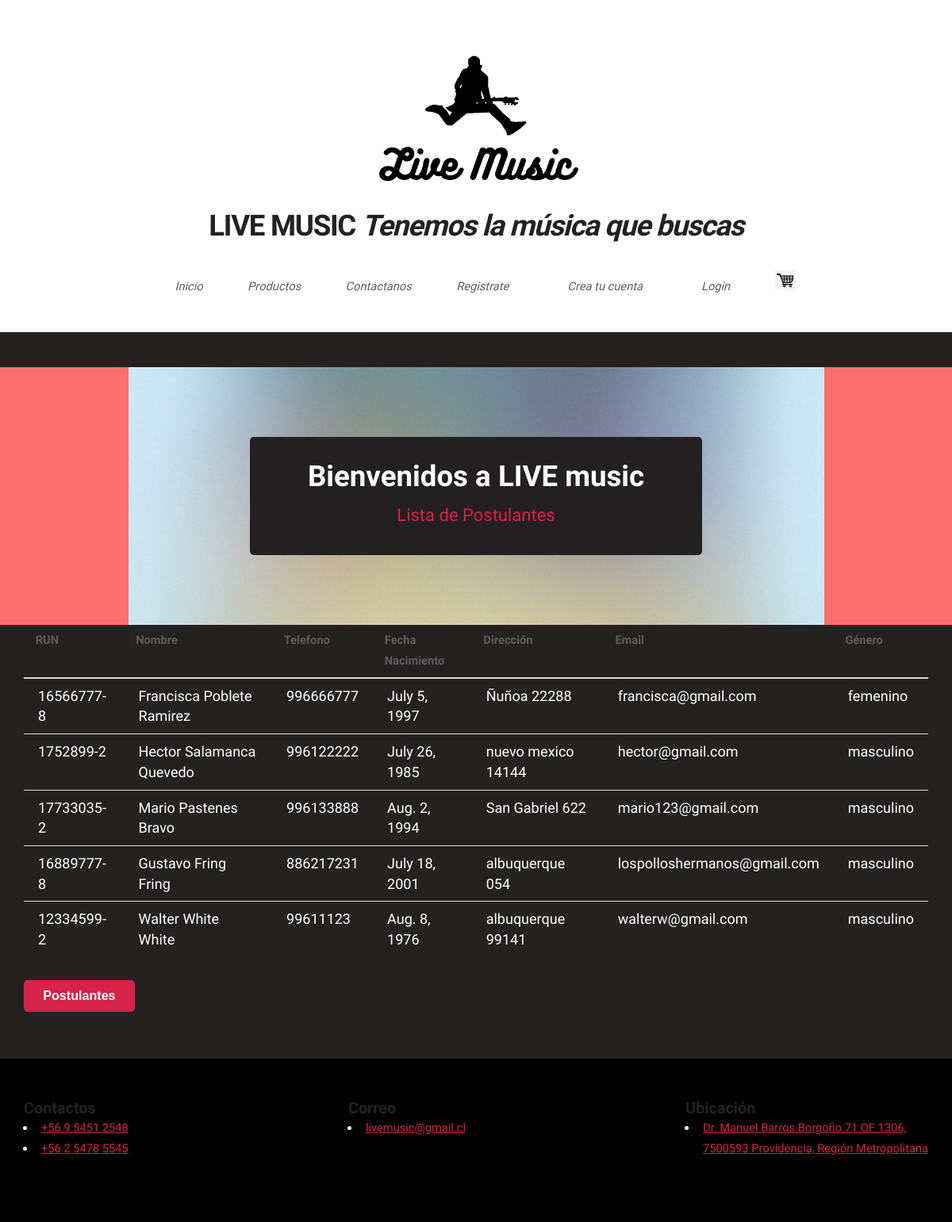
Page /listadoSQL on the earlier database version.
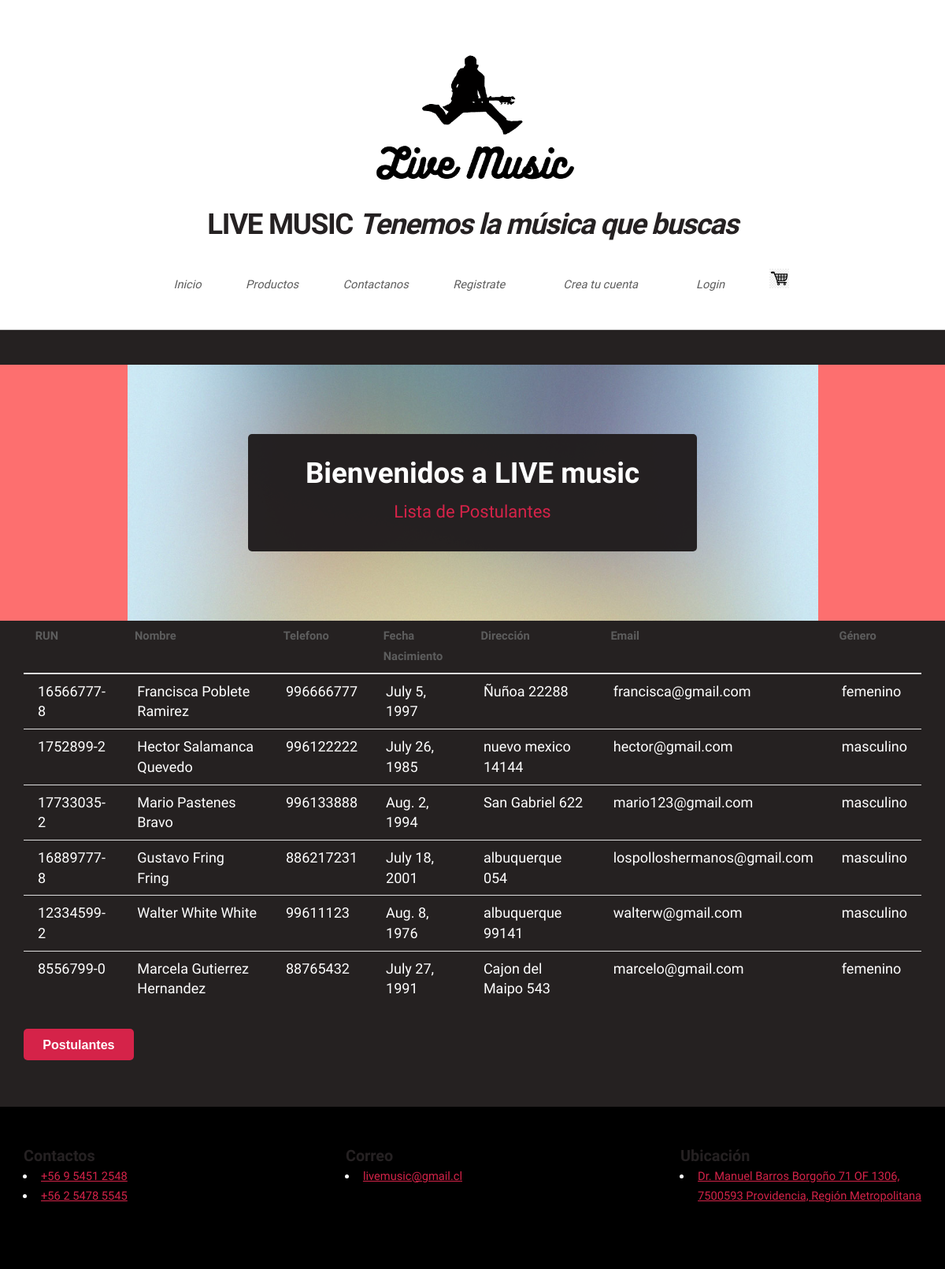
Same page on the later database version.
### demo/models.py (models this page shows, shortened)
class Postulante(models.Model):
    rut              = models.CharField(primary_key=True, max_length=10)
    nombre           = models.CharField(max_length=20)
    apellido_paterno = models.CharField(max_length=20)
    apellido_materno = models.CharField(max_length=20)
    fecha_nacimiento = models.DateField(blank=False, null=False)
    id_genero        = models.ForeignKey('Genero',on_delete=models.CASCADE, db_column='idGenero')
    telefono         = models.CharField(max_length=45)
    email            = models.EmailField(unique=True, max_length=100, blank=True, null=True)
    direccion        = models.CharField(max_length=50, blank=True, null=True)
    activo           = models.IntegerField()
    def __str__(self):
        return str(self.nombre)+" "+str(self.apellido_paterno)

class Genero(models.Model):
    id_genero  = models.AutoField(db_column='idGenero', primary_key=True)
    genero     = models.CharField(max_length=20, blank=False, null=False)

### demo/views.py (the view)
# urls.py: path('listadoSQL', views.listadoSQL, name='listadoSQL'),
def listadoSQL(request):
    demo = Postulante.objects.all()
    print(demo)
    context={"demo": demo}
    return render(request, 'demo/listadoSQL.html', context)

### demo/templates/demo/listadoSQL.html (shortened to what this page needs)
{% extends "demo/base.html" %}
{%block content %}
          <section id="banner">
            <header>
                <h2>Bienvenidos a LIVE music</h2>
                <p> Lista de Postulantes</p>
            </header>
        </section>
  <section >
        <div class="container" >
            <table class="table table-striped table-dark">
                      {%if demo%}
              <thead>
                <tr>
                  <th scope="col">RUN</th>
                  <th scope="col">Nombre</th>
                  <th scope="col">Telefono</th>
                  <th scope="col">Fecha Nacimiento</th>
                  <th scope="col">Dirección</th>
                  <th scope="col">Email</th>
                  <th scope="col">Género</th>
                </tr>
              </thead>
              <tbody>
                  {% for postulante in demo %}
                  <tr>
                      <td>{{postulante.rut}}</td>
                      <td>{{postulante.nombre}} {{postulante.apellido_paterno}} {{postulante.apellido_materno}}</td>
                      <td>{{postulante.telefono}}</td>
                      <td>{{postulante.fecha_nacimiento}}</td>
                      <td>{{postulante.direccion}}</td>
                      <td>{{postulante.email}}</td>
                      <td>{{postulante.id_genero.genero}}</td>
                  </tr>
                  {% endfor %}
              {% endif %}
              </tbody>
            </table>
            <a href="{% url 'crud'%}">
              <button class ="btn btn-info">Postulantes</button>
              <br><br>
              </a>
  </section>
    {%endblock%}

### demo/templates/demo/base.html (shortened to what this page needs)
{% load static %}
<!DOCTYPE HTML>
<html>
	<head>
		<link rel="stylesheet" href={% static "/css/main.css" %} />
	</head>
	<div id="page-wrapper">
		<body class="is-preload">
			<div id="page-wrapper">
			<div id="header">
				<img src="{% static 'images/logoempresa2.png' %}" alt="" style="height: 200px;">
					<h1><a href="#" id="logo">LIVE MUSIC <em>Tenemos la música que buscas</em></a></h1>
				<nav id="nav">
				  <ul>
					<li ><a href="/">Inicio</a></li>
					  <li>
						<a href="carrito">Productos</a>
					  </li>
					<li ><a href="{% url 'contactanos'%}">Contactanos</a></li>
					<li ><a href="{% url 'registro'%}">Registrate</a></li>
					<li>
						<li ><a href="{% url 'signup'%}">Crea tu cuenta</a></li>
					  <li>
					  {% if user.is_authenticated %}
					  <a href="{% url 'crud'%}">{{user.username}}</a>
					  <ul>
						<form id="logoutForm" action="{% url 'logout'%}" method="post" class="navbar-right">
						  {% csrf_token %}
						  <li {%if clase == 'login'%}
						  class="current" {%endif%}><a href="javascript:document.getElementById('logoutForm').submit()">Logout</a></li>
						  <a href="{% url 'crud'%}"> Postulantes</a>
						</ul>
						</form>
					  {% else %}
					  <li  class="nav-item">
						<a href="{% url 'login'%}">Login</a>
						</li>
					  {% endif %}
					</li>
					<li ><a href="{% url 'comprar'%}"><img src="{% static 'images/car.jpeg' %}" id="img-carrito" alt="" style="align-content: center;" width="25" height="25"></a>
					</li>
				  </ul>
				</nav>
			</div>
			{% block content %}{% endblock %}
	<footer id="footer-inicio" class="footer">
        <div class="footer-content container">
            <div class="link">
                <h3>Contactos</h3>
                <ul>
                    <li><a href="#">+56 9 5451 2548</a></li>
                    <li><a href="#">+56 2 5478 5545</a></li>
                </ul>
            </div>
            <div class="link">
                <h3>Correo</h3>
                <ul>
                    <li><a href="#">livemusic@gmail.cl</a></li>
                </ul>
            </div>
            <div class="link">
                <h3>Ubicación</h3>
                <ul>
                    <li><a href="#">Dr. Manuel Barros Borgoño 71 OF 1306,
                                    <br>7500593 Providencia, Región Metropolitana</a></li>
            </div>
        </div>
    </footer>
	</body>
</html>

### demo/templates/demo/listadoSQL.html (style rules this page uses)
body { background-color: rgb(37, 33, 33); }
td { color:white; font-size: 18px; }

### demo/templates/demo/base.html (style rules this page uses)
.footer { padding: 50px 0; background-color: #000000; color: white; }
.footer-content { display: flex; justify-content: space-between; }

Differences in the rows shown:
added Postulante: rut "8556799-0", nombre "Marcela", apellido_paterno "Gutierrez", apellido_materno "Hernandez", telefono "88765432", fecha_nacimiento "July 27, 1991", direccion "Cajon del Maipo 543", email "marcelo@gmail.com", id_genero.genero "femenino"
